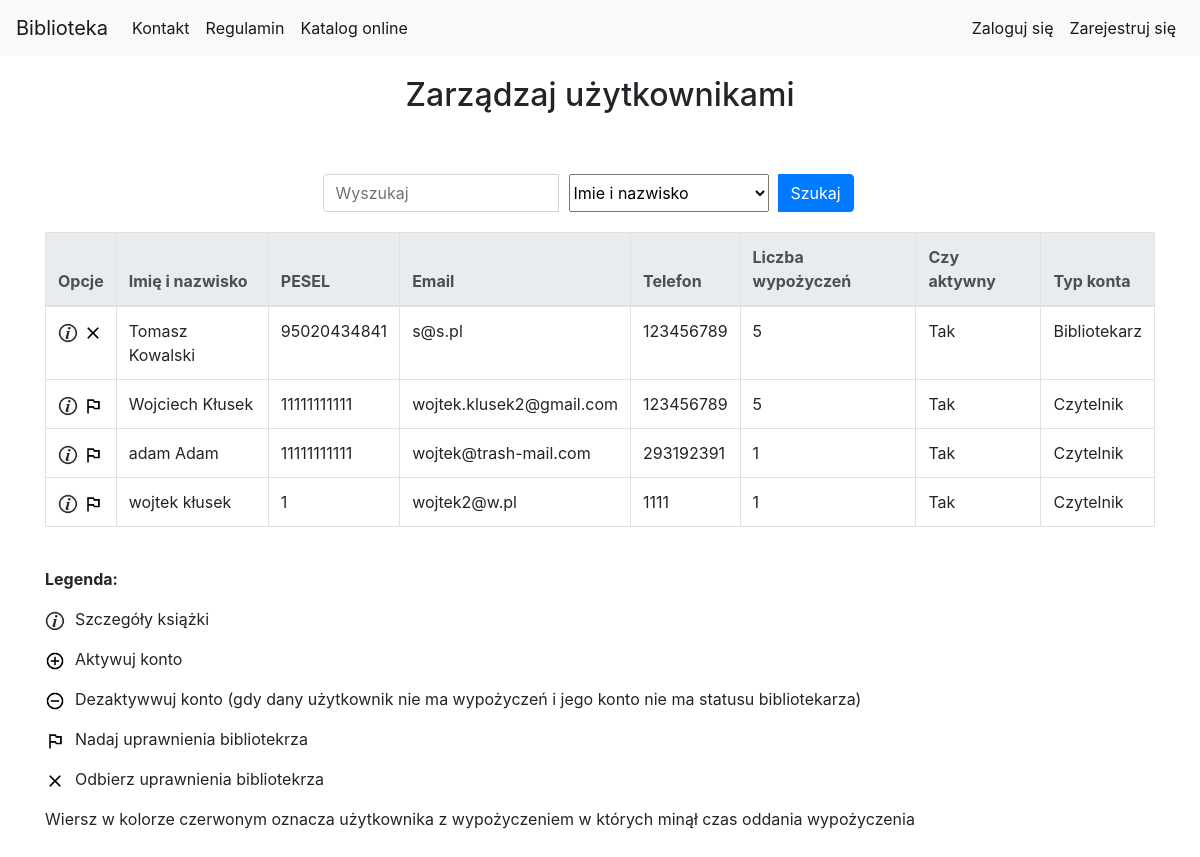
/library/users_list/, run on an earlier commit of the app's database.
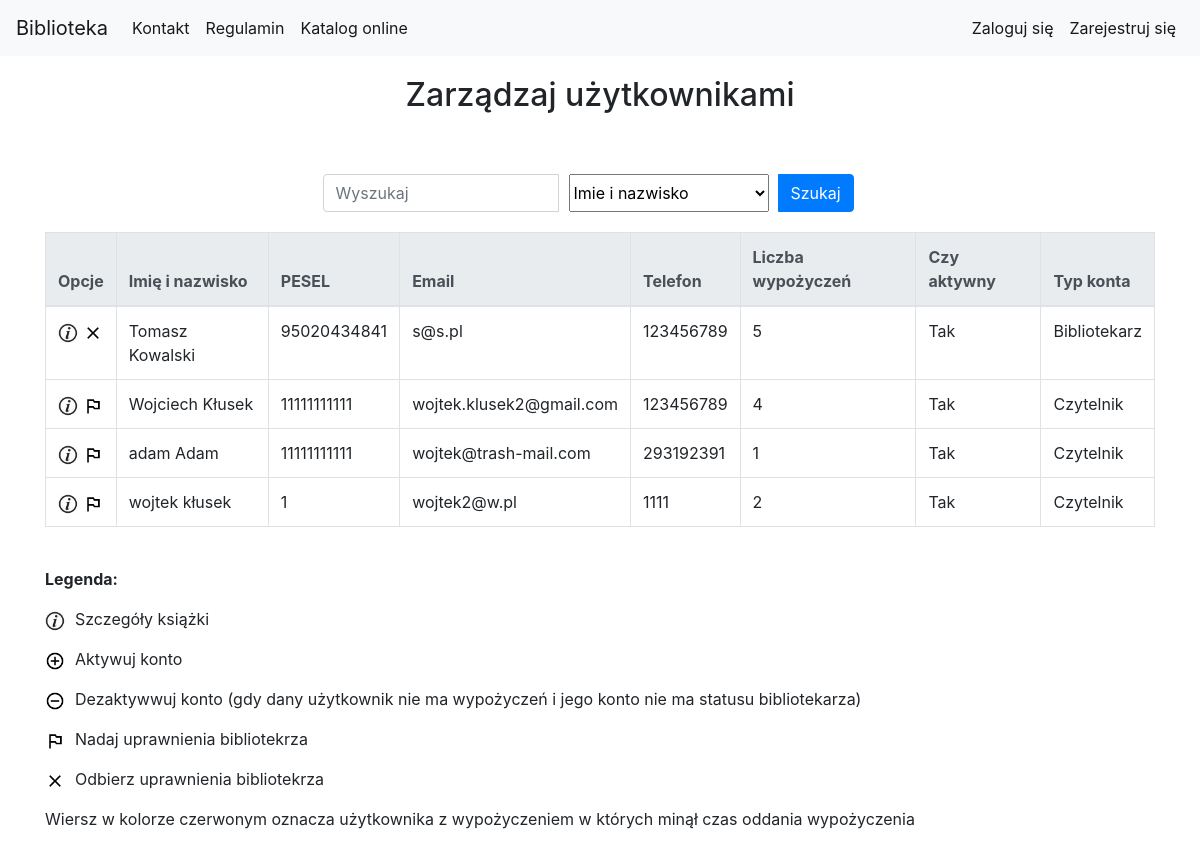
And on a later commit of the database.
### library_app/models.py (models this page shows, shortened)
class UserProfileInfo(models.Model):
    user = models.OneToOneField(User,verbose_name='Użytkownik', related_name='user_profile')
    pesel = models.CharField(max_length=11, verbose_name='PESEL')
    street = models.CharField(max_length=200, verbose_name='Ulica')
    city = models.CharField(max_length=200, verbose_name='Miasto')
    phone = models.CharField(max_length=20, verbose_name='Telefon')
    post_code = models.CharField(max_length=6, verbose_name='Kod pocztowy')
    house_number = models.CharField(max_length=20, verbose_name='Numer domu')
    can_borrow = models.BooleanField(default=True, verbose_name='Czy może wypożyczać?')

### library_app/views.py (the view)
class UsersListView(LoginRequiredMixin, SuperuserRequiredMixin, generic.ListView):
    login_url = reverse_lazy('no_permission')
    model = models.UserProfileInfo
    paginate_by = 10
    context_object_name = "users_profile_list" #w templatce teraz user_list zamiast user_list_set
    template_name = 'library_app/users_list.html'
    def get_queryset(self):
        search_query = self.request.GET.get("search_query")
        search_type = self.request.GET.get("search_type")
        if search_query is not None:
            if search_type == "full_name":
                return models.UserProfileInfo.objects.filter(user__first_name__icontains=search_query) | models.UserProfileInfo.objects.filter(user__last_name__icontains=search_query)
            elif search_type == "phone":
                authors_result = models.UserProfileInfo.objects.filter(phone__icontains=search_query)
                return authors_result
            elif search_type == "pesel":
                return models.UserProfileInfo.objects.filter(pesel__icontains=search_query)
        else:
            return models.UserProfileInfo.objects.all()

### library_app/templatetags/custom_tags.py (called while the page is built)
@register.simple_tag(name='get_borrow_by_user_count')
def get_borrow_by_user_count(user_obj):
    return models.Borrow.objects.filter(user=user_obj).count()

@register.simple_tag(name='have_any_borrows_with_exceeded_receive_date')
def have_any_borrows_with_exceeded_receive_date(user_obj):
    for borrow in models.Borrow.objects.filter(user=user_obj):
        if borrow.is_date_exceeded:
            return True
    return False

### library_app/templates/library_app/users_list.html (shortened to what the changed rows need)
{% extends "base.html" %}
{% load static %}
{% load custom_tags %}
{% block body_block %}
<div class="container">
    <div class="page-title">
        <h2>Zarządzaj użytkownikami</h2>
    </div>
      <table class="table table-bordered table-hover">
            <thead class="thead-light">
                <tr>
                    <th scope="col">Opcje</th>
                    <th scope="col">Imię i nazwisko</th>
                    <th scope="col">PESEL</th>
                    <th scope="col">Email</th>
                    <th scope="col">Telefon</th>
                    <th scope="col">Liczba wypożyczeń</th>
                    <th scope="col">Czy aktywny</th>
                    <th scope="col">Typ konta</th>
                </tr>
            </thead>
            <tbody>
            {% for user_profile_obj in users_profile_list %}
                {% get_borrow_by_user_count user_profile_obj.user as user_obj_borrow_count %}
                {% have_any_borrows_with_exceeded_receive_date user_profile_obj.user as have_borrows_with_exceeded_receive_date %}
                {% if have_borrows_with_exceeded_receive_date %}
                    <tr style="color:red">
                {% else %}
                    <tr>
                {% endif %}
                        <td>
                            <a href="{% url 'library_app:user_borrows' pk=user_profile_obj.user.pk %}"><img src="{% static 'website_icons/info_ico.png' %}" alt="Szczegóły" width="20" height="20"></a>
                            {% if user_profile_obj.user.is_active == True and user_profile_obj.user.is_superuser == False %}
                                <a href="{% url 'library_app:user_grant' pk=user_profile_obj.pk %}"><img src="{% static 'website_icons/grant_to_librarian_ico.png' %}" alt="Nadaj uprawnienia bibliotekrza" width="20" height="20"></a>
                            {% endif %}
                        </td>
                        <td>{{user_profile_obj.user.get_full_name}}</td>
                        <td>{{user_profile_obj.pesel}}</td>
                        <td>{{user_profile_obj.user.email}}</td>
                        <td>{{user_profile_obj.phone}}</td>
                        <td>{{user_obj_borrow_count}}</td>
                        <td>
                            {% if user_profile_obj.user.is_active %}
                                Tak
                            {% else %}
                                Nie
                            {% endif %}
                        </td>
                        <td>
                            {% if user_profile_obj.user.is_superuser %}
                                Bibliotekarz
                            {% else %}
                                Czytelnik
                            {% endif %}
                        </td>
                    </tr>
            {% endfor %}
            </tbody>
        </table>
</div>
{% endblock %}

What changed in the data, as far as the page shows it:
changed UserProfileInfo "Wojciech Kłusek": user_obj_borrow_count "5" → "4"
computed for UserProfileInfo "wojtek kłusek": user_obj_borrow_count "1" → "2"
